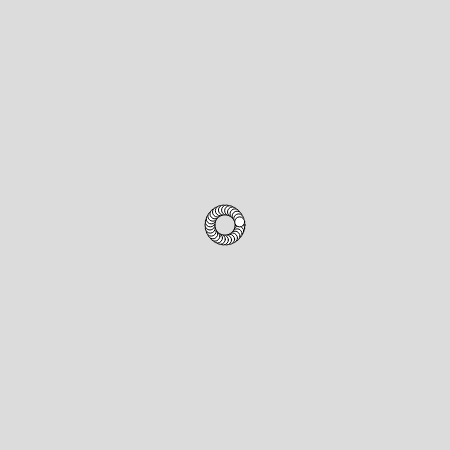
Frame 1 (no input)
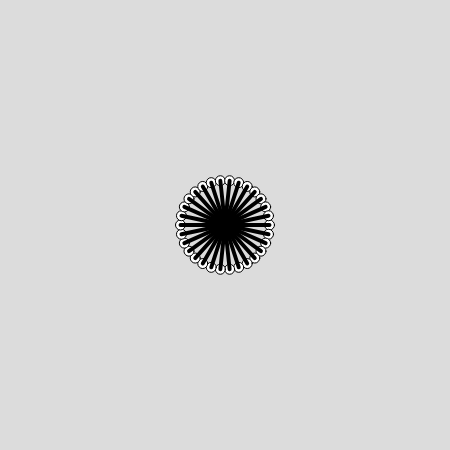
Frame 60 (no input)
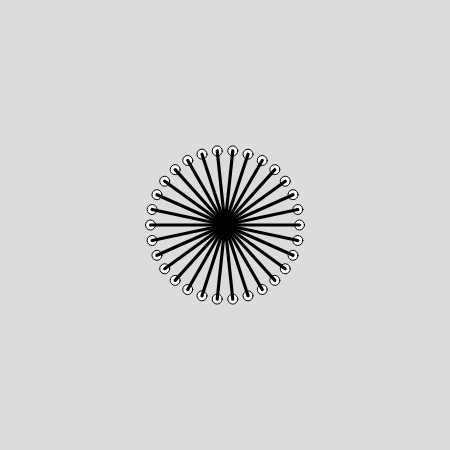
Frame 120 (the mouse pressed at the canvas centre since frame 60)

The p5.js sketch that drew these frames (run headless with seeded random() and noise() and a simulated clock; from frame 60 on, the mouse is pressed at the canvas centre):

// p5.js sketch
// ── sketch.js
// umit sen - izmir - 2019
let alfa = 12;
let rds = 15; // radius
let cx,cy,sw; // centerX,centerY,strokeWeight
let speed = 0.5;

function setup() {
  createCanvas(450, 450);
  cx=width/2;
  cy=height/2;
}

function draw() {
  background(220);
  for(var i=0;i<360; i+=alfa){
    angleMode(DEGREES);
    var x = cx+rds*cos(i);
    var y = cy+rds*sin(i);
    stroke(0);
    strokeWeight(1);
    ellipse(x,y,10,10);
    stroke(0);
    strokeWeight(sw);
    line(cx,cy,x,y);
  }

  if(rds<=200){
    sw = map(rds,0,200,5,0.01);
  }
  if(rds>210){speed = -0.5}
  if(rds<10){speed = 0.5}
  rds +=speed;
}
